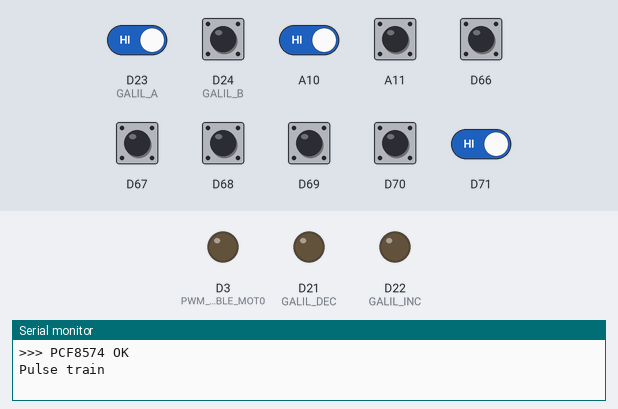
Bench run of a sketch on a simulated Arduino Due. Shown: output pins drawn as LEDs (lit = HIGH), the last lines printed to the serial monitor. The test bench sets the inputs (shaded band); at power-on: A10, A11, D23 (GALIL_A), D24 (GALIL_B), D66–71 HIGH. Pins used as bus, display or sensor lines are not drawn.

Above: at 0.5 s.
At 2.6 s:
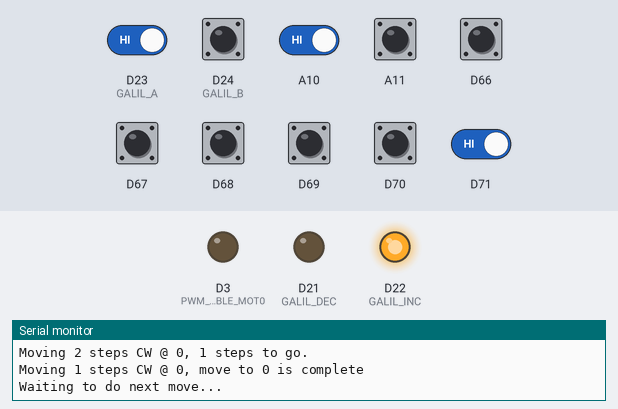
2.7 s: D71 driven LOW
13.5 s: D71 driven HIGH
At 13.5 s:
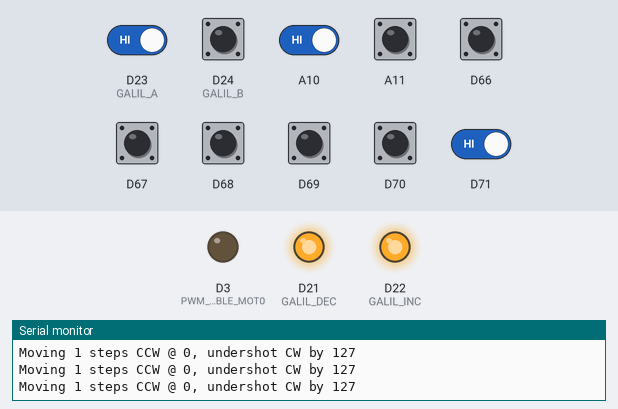
19.5 s: D23 (GALIL_A) driven LOW and A10 driven LOW
Timing chart, 0 to 22.5 s (numbered marks = the images above; inputs shaded):
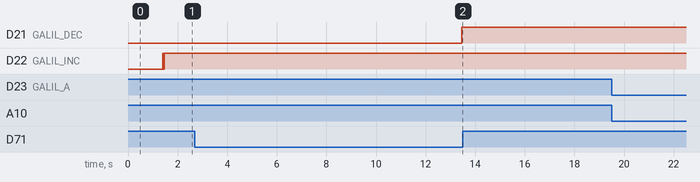

The sketch:

GALILExercise.ino
```cpp
#include <arduino.h>
#include <avr/io.h>
#include <avr/interrupt.h>
#include "PCF8574.h"

// Pin definitions
#define GALIL_RST       17
#define GALIL_CLK       0
#define GALIL_DEC       21
#define GALIL_INC       22
#define GALIL_IDX       39
#define GALIL_HOM       25
#define GALIL_B         24
#define GALIL_A         23
#define GALIL_ERRn      20

#define PWM_DISABLE_MOT0 3

#define CLK5K0 100
#define CLK625H0 400
#define CLK156H25 800

// Set i2c address
PCF8574 pcf8574(0x38); //pcf8574A addr = 0x70

uint32_t steps = 0;
int32_t APC, oldAPC;

typedef enum {
  CW,
  CCW
  } dtype_t;

dtype_t direction = CW;

static void smartDelay(unsigned long ms)
{
  unsigned long start = millis();
  while (millis() - start < ms) {};
}

volatile   int sA, sB, sC;
void doStrutEncoderA()
{
  int r_sw = 0;
  sA = digitalRead(GALIL_A);
  sB = digitalRead(GALIL_B);

  if (sA == 0 && sB == 0)
    r_sw = 0;
  else if (sA == 1 && sB == 0)
    r_sw = 1;
  else if (sA == 0 && sB == 1)
    r_sw = 2;
  else if (sA == 1 && sB == 1)
    r_sw = 3;


  if (r_sw == 1 || r_sw == 2) {
    //CW;
    APC++;
    //Serial.printf("A CW %d\n", APC);
  } else if (r_sw == 0 || r_sw == 3) {
    //CCW
    APC--;
    //Serial.printf("A CCW %d\n", APC);
  }
}

void doStrutEncoderB()
{
  int r_sw = 0;
  sA = digitalRead(GALIL_A);
  sB = digitalRead(GALIL_B);

  if (sA == 0 && sB == 0)
    r_sw = 0;
  else if (sA == 1 && sB == 0)
    r_sw = 1;
  else if (sA == 0 && sB == 1)
    r_sw = 2;
  else if (sA == 1 && sB == 1)
    r_sw = 3;


  if (r_sw == 1 || r_sw == 2) {
    //CW;
    APC--;
    //Serial.printf("B CCW %d\n", APC);
  } else if (r_sw == 0 || r_sw == 3) {
    //CCW
    APC++;
    //Serial.printf("B CW %d\n", APC);
  }
}


void GALILpulse(int steps, int direction, int pulsedelay) {
  int i;
  if (direction == CW) { // CW = 0, positive = CW
    for (i = 0; i < steps; i++) {
      digitalWrite(GALIL_DEC, LOW);
      delayMicroseconds(pulsedelay);
      digitalWrite(GALIL_DEC, HIGH);
      delayMicroseconds(pulsedelay);
    }
  } else {
    for (i = 0; i < steps; i++) { // CW = 1, negative = CCW
      digitalWrite(GALIL_INC, LOW);
      delayMicroseconds(pulsedelay);
      digitalWrite(GALIL_INC, HIGH);
      delayMicroseconds(pulsedelay);
    }
  }
}

int32_t readGALILError(void) {

  int8_t temp;
  PCF8574::DigitalInput val;

  val = pcf8574.digitalReadAll();

  //temp = (int8_t) val;
  temp = (int8_t) ((val.p7 << 7) + (val.p6 << 6) + (val.p5 << 5) + (val.p4 << 4) + (val.p3 << 3) + (val.p2 << 2) + (val.p1 << 1) + (val.p0));
  //if (temp >= 127)
  //  temp = temp - 256; // make it signed
  return temp;

}

bool GALIL_Slow(void) {

  int32_t galil_error;

  /* If we still have steps to go.... */
  if (steps > 0) {

    if (direction == CW) {

      Serial.printf("Moving %d steps CW @ %d, ", steps, APC);

      digitalWrite(GALIL_INC, LOW);
      delayMicroseconds(10);

      digitalWrite(GALIL_INC, HIGH);
      delayMicroseconds(10);

    } else {

      Serial.printf("Moving %d steps CCW @ %d, ", steps, APC);

      digitalWrite(GALIL_DEC, LOW);
      delayMicroseconds(10);

      digitalWrite(GALIL_DEC, HIGH);
      delayMicroseconds(10);
    }

    steps -= 1;
  }


  /* If we don't think we have any steps left to send, check the Galil error and walk it in the final distance */
  if (steps == 0) {

    // Integrator---check to see in error term is <=2
    galil_error = readGALILError();

    if ((galil_error > 1) && (direction == CW)) {

      /* Overshot CW, walk it back */
      Serial.printf("overshot CW by %d\n", galil_error);
      direction = CCW;
      steps++;

    } else if ((galil_error < -1) && (direction == CW)) {

      /* Undershot CW, keep going same direction */
      Serial.printf("undershot CW by %d\n", galil_error);
      steps++;

    } else if ((galil_error < -1) && (direction == CCW)) {

      /* Overshot CCW, walk it back */
      Serial.printf("overshot CCW by %d\n", galil_error);
      direction = CW;
      steps++;

    } else if ((galil_error > 1) && (direction == CCW)) {

      /* Undershot CCW, keep going same direction */
      Serial.printf("undershot CW by %d\n", galil_error);
      steps++;

    } else {

      /* Move is complete! */
      Serial.printf("move to %d is complete\n", APC);
      return true;
    }

  } else {
    Serial.printf("%d steps to go.\n", steps);
  }

  return false;

}


void setup() {

  Serial.begin(115200);


  // Initialize the I2C port expander
  for (int i = 0; i < 8; i++) {
    pcf8574.pinMode(i, INPUT);
  }

  if (pcf8574.begin()) {
    Serial.println(">>> PCF8574 OK");
  } else {
    Serial.println(">>> PCH8574 NOT OK");
  }


  Serial.println("Pulse train");

  // Initialize the GALIL Interface
  pinMode(GALIL_ERRn, INPUT);
  pinMode(GALIL_RST, OUTPUT);
  pinMode(GALIL_CLK, OUTPUT);
  pinMode(GALIL_DEC, OUTPUT);
  pinMode(GALIL_INC, OUTPUT);
  pinMode(GALIL_IDX, INPUT);
  pinMode(GALIL_HOM, INPUT);
  pinMode(GALIL_B, INPUT);
  pinMode(GALIL_A, INPUT);

  // Initial Pin Level
  digitalWrite(GALIL_DEC, LOW);
  digitalWrite(GALIL_INC, LOW);

  //Initialize the GALIL clock = 4MHz
  pinMode(GALIL_CLK, OUTPUT);
  analogWriteFrequency(GALIL_CLK, 4000000);
  analogWriteResolution(5);
  analogWrite(GALIL_CLK, 15);
  smartDelay(100);

  // Reset the GALIL device
  digitalWrite(GALIL_RST, HIGH);
  smartDelay(100);
  digitalWrite(GALIL_RST, LOW);
  smartDelay(100);
  digitalWrite(GALIL_RST, HIGH);

  smartDelay(100);
  pinMode(PWM_DISABLE_MOT0, OUTPUT);
  digitalWrite(PWM_DISABLE_MOT0, LOW);

  attachInterrupt(digitalPinToInterrupt(GALIL_A), doStrutEncoderA, CHANGE);
  attachInterrupt(digitalPinToInterrupt(GALIL_B), doStrutEncoderB, CHANGE);

  oldAPC = APC;

  delay(1000);
}

#define MOVESIZE 10
#define MOVEDIR CCW

void loop() {
  static uint32_t t;
  static uint32_t count;
  uint8_t err;

  t = millis();
  static bool first = false;

  /*
  GALILpulse(MOVESIZE, CCW, CLK156H25);//CLK5K0
  count += MOVESIZE;

  //delay(1000);

  err = readGALILError();

  if (oldAPC != APC) {
    oldAPC = APC;

    if (MOVEDIR == CW)
      Serial.printf("Pulse %d: t = %d  APC = %d (delta %d, err %d)\n", count, t, APC, count-APC, err);
    else
      Serial.printf("Pulse %d: t = %d  APC = %d (delta %d, err %d)\n", count, t, APC, count-(-APC), err);
  }

  delay(500);
  */

  if (GALIL_Slow()) {

    Serial.printf("\n\nWaiting to do next move...\n");

    if (first) {
      delay(10000);
    }
    first = true;

    direction = CW;
    steps = 100;
  } else {
    delay(10);
  }


}
```

Measured:
- after the input at 2.7 s, D21 (GALIL_DEC): LOW → HIGH after 10.8 s
